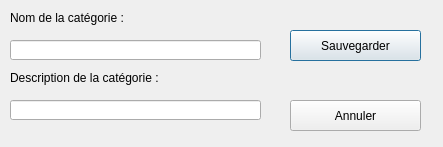
<?xml version="1.0" encoding="UTF-8"?>
<ui version="4.0">
 <class>Dialog</class>
 <widget class="QDialog" name="Dialog">
  <property name="geometry">
   <rect>
    <x>0</x>
    <y>0</y>
    <width>443</width>
    <height>147</height>
   </rect>
  </property>
  <property name="windowTitle">
   <string>Dialog</string>
  </property>
  <widget class="QLabel" name="label">
   <property name="geometry">
    <rect>
     <x>10</x>
     <y>10</y>
     <width>121</width>
     <height>16</height>
    </rect>
   </property>
   <property name="text">
    <string>Nom de la catégorie :</string>
   </property>
  </widget>
  <widget class="QLabel" name="label_2">
   <property name="geometry">
    <rect>
     <x>10</x>
     <y>70</y>
     <width>221</width>
     <height>16</height>
    </rect>
   </property>
   <property name="text">
    <string>Description de la catégorie :</string>
   </property>
  </widget>
  <widget class="QLineEdit" name="lineEdit">
   <property name="geometry">
    <rect>
     <x>10</x>
     <y>40</y>
     <width>251</width>
     <height>20</height>
    </rect>
   </property>
  </widget>
  <widget class="QLineEdit" name="lineEdit_2">
   <property name="geometry">
    <rect>
     <x>10</x>
     <y>100</y>
     <width>251</width>
     <height>20</height>
    </rect>
   </property>
  </widget>
  <widget class="QPushButton" name="pushButton">
   <property name="geometry">
    <rect>
     <x>290</x>
     <y>30</y>
     <width>131</width>
     <height>31</height>
    </rect>
   </property>
   <property name="text">
    <string>Sauvegarder</string>
   </property>
  </widget>
  <widget class="QPushButton" name="pushButton_2">
   <property name="geometry">
    <rect>
     <x>290</x>
     <y>100</y>
     <width>131</width>
     <height>31</height>
    </rect>
   </property>
   <property name="text">
    <string>Annuler</string>
   </property>
  </widget>
 </widget>
 <resources/>
 <connections/>
</ui>
